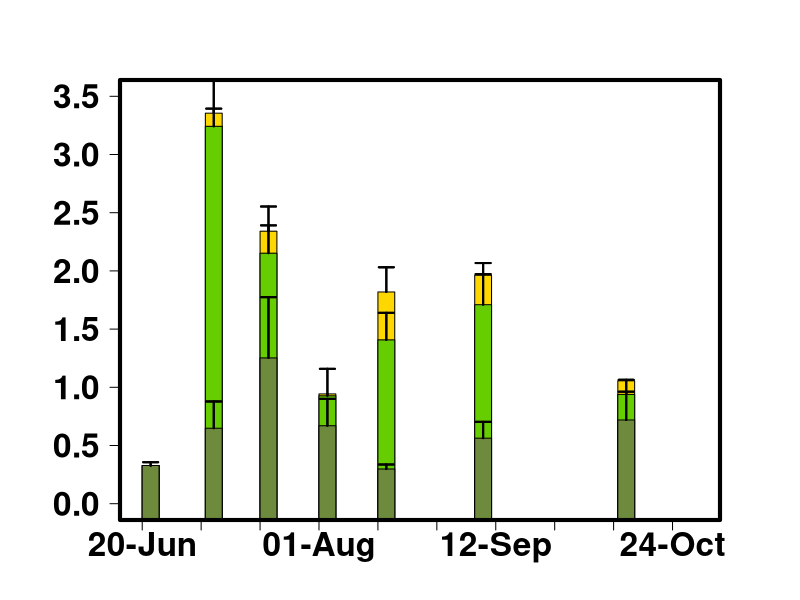

The R source for this figure:
library(tidyverse)
library(readr)
library(plyr)
library(dplyr)

alldata <- data.frame(read_csv("2_incremental/20220420_STANDING_CROP_Rafa_Interpolation_Dont_Use.csv"))

alldata$SAMPLING_DATE<-as.Date(alldata$SAMPLING_DATE, format = "%m/%d/%Y")

TURNOVER <- read_csv("2_incremental/TURNOVER_REDUX.csv")

TURNOVER$SAMPLING_DATE<-as.Date(TURNOVER$SAMPLING_DATE, format = "%m/%d/%Y")

add.comp<-list(alldata,TURNOVER)

alldata<-add.comp %>% reduce(full_join)

write.csv(alldata, "2_incremental/TURNOVER_Full_Dataset.csv")


#standard error functiton

se <- function(x, ...) sqrt(var(x, ...)/length(x))


# Selected element

names(alldata)

# 7 = biomass, 58 = Cd 73 = Pb, 70=Mo , Cu=61, As=52

n1<-74

# If turnover rates are desired

#alldata[,n1]<-alldata[,n1]*alldata[,89]

#Selected site 

ssite<-"GC"

dfEPIL <- alldata[which(alldata$SAMPLE_DESCRIPTOR == "EPIL"),]

dfEPIP <- alldata[which(alldata$SAMPLE_DESCRIPTOR == "EPIP"),]

dfFILA <- alldata[which(alldata$SAMPLE_DESCRIPTOR == "FILA"),]

alldata

# Multiplier for unit conversion. 

mult=1

EPIL.SUM<-data.frame(aggregate(as.numeric(dfEPIL[,n1]) ~ SAMPLING_DATE+SITE, dfEPIL, mean))
EPIL.SUM[,4]<-aggregate(as.numeric(dfEPIL[,n1]) ~ SAMPLING_DATE+SITE, dfEPIL, se)[,3]
EPIL.SUM <- subset(EPIL.SUM, SITE == ssite)
names(EPIL.SUM)<-c("DATE","SITE","MEAN.EPIL","STDER.EPIL")
EPIL.SUM[,5]<--2
EPIL.SUM[,c(3,4)]<-EPIL.SUM[,c(3,4)]*mult 

FILA.SUM<-data.frame(aggregate(as.numeric(dfFILA[,n1]) ~ SAMPLING_DATE+SITE, dfFILA, mean))
FILA.SUM[,4]<-aggregate(as.numeric(dfFILA[,n1]) ~ SAMPLING_DATE+SITE, dfFILA, se)[,3]
FILA.SUM <- subset(FILA.SUM, SITE == ssite)
names(FILA.SUM)<-c("DATE","SITE","MEAN.FILA","STDER.FILA")
FILA.SUM[,5]<--2
FILA.SUM[,c(3,4)]<-FILA.SUM[,c(3,4)]*mult 

EPIP.SUM<-data.frame(aggregate(as.numeric(dfEPIP[,n1]) ~ SAMPLING_DATE+SITE, dfEPIP, mean))
EPIP.SUM[,4]<-aggregate(as.numeric(dfEPIP[,n1]) ~ SAMPLING_DATE+SITE, dfEPIP, se)[,3]
EPIP.SUM <- subset(EPIP.SUM, SITE == ssite)
names(EPIP.SUM)<-c("DATE","SITE","MEAN.EPIP","STDER.EPIP")
EPIP.SUM[,5]<--2
EPIP.SUM[,c(3,4)]<-EPIP.SUM[,c(3,4)]*mult 


ALL.SUM<-list(EPIP.SUM,FILA.SUM,EPIL.SUM)

ALL.SUM<-ALL.SUM %>% reduce(full_join)

#Eyeballed turnover rates

ALL.SUM[is.na(ALL.SUM)] <- 0

L=nrow(ALL.SUM)

#Column Width

j=2

#each 'polygon' is inside a list with xx and yy coordinates

dat1 <- lapply(1:L,function(x){
  res <- list(xx=c(ALL.SUM[x,1]+j, ALL.SUM[x,1]-j, ALL.SUM[x,1]-j, ALL.SUM[x,1]+j),
              yy=c(ALL.SUM[x,5], ALL.SUM[x,5], ALL.SUM[x,8], ALL.SUM[x,8]))
  return(res)
})

dat2 <- lapply(1:L,function(x){
  res <- list(xx=c(ALL.SUM[x,1]+j, ALL.SUM[x,1]-j, ALL.SUM[x,1]-j, ALL.SUM[x,1]+j),
              yy=c(ALL.SUM[x,5], ALL.SUM[x,5], ALL.SUM[x,6]+ALL.SUM[x,8], ALL.SUM[x,6]+ALL.SUM[x,8]))
  return(res)
})

dat3 <- lapply(1:L,function(x){
  res <- list(xx=c(ALL.SUM[x,1]+j, ALL.SUM[x,1]-j, ALL.SUM[x,1]-j, ALL.SUM[x,1]+j),
              yy=c(ALL.SUM[x,5], ALL.SUM[x,5], ALL.SUM[x,3]+ALL.SUM[x,6]+ALL.SUM[x,8], ALL.SUM[x,3]+ALL.SUM[x,6]+ALL.SUM[x,8]))
  return(res)
})

ardat1 <- lapply(1:L,function(x){
  res <- list(x0=c(ALL.SUM[x,1], ALL.SUM[x,1]),
              y0=c(ALL.SUM[x,8]),
              x1=c(ALL.SUM[x,1], ALL.SUM[x,1]),
              y1=c(ALL.SUM[x,8]+ALL.SUM[x,9]))
  return(res)
})

ardat2 <- lapply(1:L,function(x){
  res <- list(x0=c(ALL.SUM[x,1], ALL.SUM[x,1]),
              y0=c(ALL.SUM[x,6]+ ALL.SUM[x,8]),
              x1=c(ALL.SUM[x,1], ALL.SUM[x,1]),
              y1=c(ALL.SUM[x,6]+ALL.SUM[x,8]+ALL.SUM[x,7]))
  return(res)
})
ardat3 <- lapply(1:L,function(x){
  res <- list(x0=c(ALL.SUM[x,1], ALL.SUM[x,1]),
              y0=c(ALL.SUM[x,6]+ALL.SUM[x,8]+ALL.SUM[x,3]),
              x1=c(ALL.SUM[x,1], ALL.SUM[x,1]),
              y1=c(ALL.SUM[x,6]+ALL.SUM[x,8]+ALL.SUM[x,3]+ALL.SUM[x,4]))
  return(res)
})


#create empty plot

dev.new(width=10, height=5, noRStudioGD = TRUE)
par(mar=c(4,6,4,4))
plot(ALL.SUM[,1], ALL.SUM[,5],
     type='n',
     ylim=c(0, plyr::round_any(max(ALL.SUM[3]+ALL.SUM[6]+ALL.SUM[8]+ALL.SUM[4]), 0.7, f = ceiling)),
     xlim= c(as.Date("2021-06-20"),as.Date("2021-10-30")),
     ylab=NA, 
     yaxt = "n",
     cex=1.5,
     xaxt = "n",
     xlab = NA,
     cex.lab=1, cex.axis=1.2, cex.main=1.2, cex.sub=1.2,
)


axis(side = 2, las=1, font.axis=2, cex.axis=2)

at = seq(0, plyr::round_any(max(ALL.SUM[3]+ALL.SUM[6]+ALL.SUM[8]), 175, f = ceiling), length.out=5)

axis.Date(1, at=seq(as.Date("2021-06-20"), as.Date("2021-10-30"), "2 weeks"), las=1, font.axis=2, cex.axis=2, format="%d-%b")

#add polygons

for (i in 1:L) polygon(unlist(dat3[[i]]$xx),unlist(dat3[[i]]$yy),col="gold", border="black")
for (i in 1:L) polygon(unlist(dat2[[i]]$xx),unlist(dat2[[i]]$yy),col="chartreuse3", border="black")
for (i in 1:L) polygon(unlist(dat1[[i]]$xx),unlist(dat1[[i]]$yy),col=colors()[89],border="black")

warnings()

for (i in 1:L) arrows(unlist(ardat3[[i]]$x0),unlist(ardat3[[i]]$y0),unlist(ardat3[[i]]$x1),unlist(ardat3[[i]]$y1), length=0.075, angle=90, code=2, lwd=2,col="black")
for (i in 1:L) arrows(unlist(ardat2[[i]]$x0),unlist(ardat2[[i]]$y0),unlist(ardat2[[i]]$x1),unlist(ardat2[[i]]$y1), length=0.075, angle=90, code=2, lwd=2,col="black")
for (i in 1:L) arrows(unlist(ardat1[[i]]$x0),unlist(ardat1[[i]]$y0),unlist(ardat1[[i]]$x1),unlist(ardat1[[i]]$y1), length=0.075, angle=90, code=2, lwd=2,col="black")

box(lwd=4)
